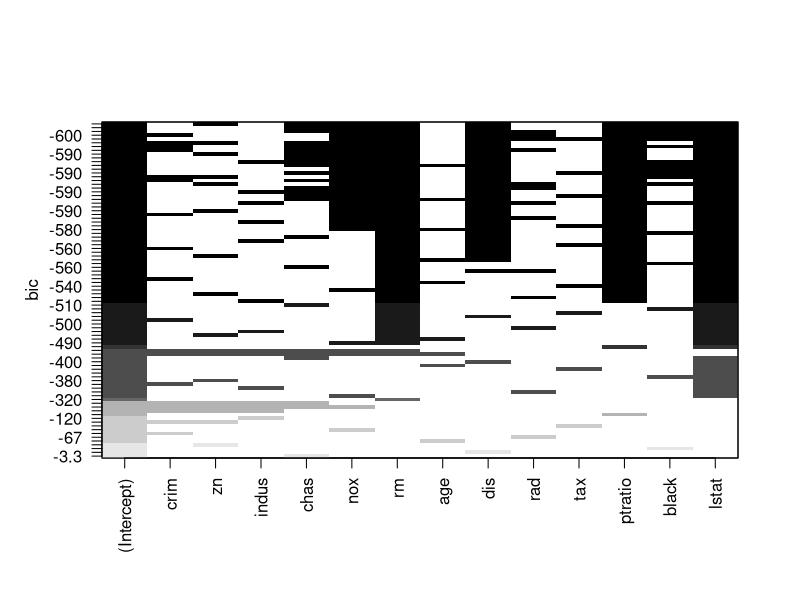

Recreate this plot in R.
#1. 부모의 키가 클수록 자식의 키도 상대적으로 크다고 하는데, 아버지의 키와 아들의 키를 조사하였더니
#   아래와 같이 나왔다고 한다. 이 자료를 바탕으로 해서 회귀식을 구하고 아버지의 키가 165cm일 때 아들의 
#   키는 얼마인지 예측하시오.	
#   아버지의 키(x):	150  160  170  180  190	
#   아들의 키(y):	176  179  182  181  185

father<-c(150, 160, 170, 180, 190)
son<-c(176, 179, 182, 181, 185)
k<-lm(son~father)
k
#아버지의 키가 165cm일 때 아들의 키
cat((0.2*165+146.6),'cm')

#2. 소득이 높을수록 신용카드 사용량이 많아진다고 하는데, 월 소득 대비 신용카드 사용량을 조사하였더니
#   아래와 같이 나왔다고 한다. 이 자료를 바탕으로 해서 회귀식을 구하고,월 소득이 250만원일 때 신용카드 
#   사용량을 예측하시오. (단위: 만원)
#   월 소득(x):	100  200  300  400  500
#   카드 사용량(y):	 30    70    85  140  197

income<-c(100,  200,  300,  400,  500)
pay<-c(30, 70, 85, 140, 197)
v<-lm(pay~income)
v
#월 소득이 250만원일 때 신용카드 사용량
cat((0.4*250-16),'만원')

#3. mtcars 데이터셋에서 배기량(disp)에 따른 마력(hp)의 회귀식을 구하시오.
library(dplyr)
g<-mtcars %>%
  select(disp, hp)
reg_g<-lm(g$hp~g$disp)
reg_g
#hp.hat=45.7345+0.4375*disp

#4. MASS 패키지를 설치하고, 이 패키지 안에 있는 Boston 데이터셋을 이용하여 Boston 인근의
#   집값을 결정하는 다중회귀 모델을 만드시오.
library(MASS)
#[01]  CRIM 	자치시(town) 별 1인당 범죄율
#[02]  ZN	    25,000 평방피트를 초과하는 거주지역의 비율
#[03]  INDUS	비소매상업지역이 점유하고 있는 토지의 비율 
#[04]  CHAS	  찰스강에 대한 더미변수(강의 경계에 위치한 경우는 1, 아니면 0) 
#[05]  NOX	  10ppm 당 농축 일산화질소 
#[06]  RM	    주택 1가구당 평균 방의 개수
#[07]  AGE	  1940년 이전에 건축된 소유주택의 비율
#[08]  DIS	  5개의 보스턴 직업센터까지의 접근성 지수
#[09]  RAD	  방사형 도로까지의 접근성 지수
#[10]  TAX	  10,000 달러 당 재산세율 
#[11]  PTRATIO	자치시(town)별 학생/교사 비율 
#[12]  B	    1000(Bk-0.63)^2, 여기서 Bk는 자치시별 흑인의 비율을 말함.
#[13]  LSTAT	모집단의 하위계층의 비율(%)
#[14]  MEDV	  본인 소유의 주택가격(중앙값) (단위: $1,000)
#출처: https://ai-times.tistory.com/431 [ai-times]
boston_house<-lm(medv~., data=Boston)
step(boston_house, direction='both')
library(leaps)
housing<-regsubsets(medv~., data=Boston, method='seqrep', nbest=13)
summary(housing)
plot(housing)
